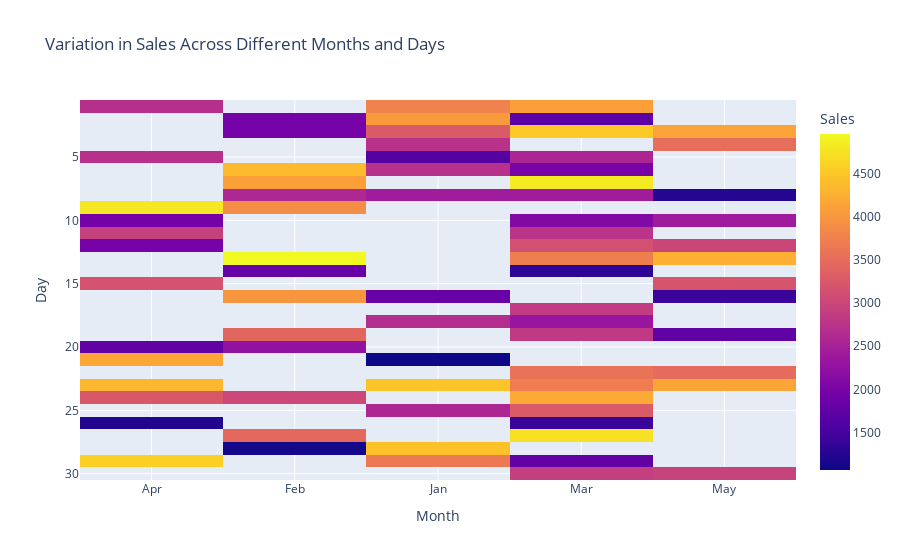

Notebook code for this chart:
### Code cell
# Heatmap for Sales Data:
import plotly.express as px
import numpy as np
import pandas as pd

# Generate the sales dataset
np.random.seed(20)
data = {
    'Month': np.random.choice(['Jan', 'Feb', 'Mar', 'Apr', 'May'], 100),
    'Day': np.random.choice(range(1, 31), 100),
    'Sales': np.random.randint(1000, 5000, 100)
}
df = pd.DataFrame(data)

# Create a pivot table for the heatmap
pivot_table = df.pivot_table(values='Sales', index='Day', columns='Month', aggfunc='mean')

# Create a heatmap
fig = px.imshow(pivot_table, labels=dict(x='Month', y='Day', color='Sales'), title='Variation in Sales Across Different Months and Days')
fig.show()

### Figure 1 — Plotly figure (JSON) as saved in the notebook; plotly's stock layout.template omitted (floating-point values rounded to 4 significant figures; data arrays with more than 128 entries replaced by an {"elided": "..."} marker saying what was removed)
{"data": [{"coloraxis": "coloraxis", "hovertemplate": "Month: %{x}<br>Day: %{y}<br>Sales: %{z}<extra></extra>", "name": "0", "type": "heatmap", "x": ["Apr", "Feb", "Jan", "Mar", "May"], "xaxis": "x", "y": [1, 2, 3, 4, 5, 6, 7, 8, 9, 10, 11, 12, 13, 14, 15, 16, 17, 18, 19, 20, 21, 22, 23, 24, 25, 26, 27, 28, 29, 30], "yaxis": "y", "z": {"elided": "30x5 float values"}}], "layout": {"autosize": true, "coloraxis": {"colorbar": {"title": {"text": "Sales"}}, "colorscale": [[0, "#0d0887"], [0.1111, "#46039f"], [0.2222, "#7201a8"], [0.3333, "#9c179e"], [0.4444, "#bd3786"], [0.5556, "#d8576b"], [0.6667, "#ed7953"], [0.7778, "#fb9f3a"], [0.8889, "#fdca26"], [1, "#f0f921"]]}, "title": {"text": "Variation in Sales Across Different Months and Days"}, "xaxis": {"anchor": "y", "autorange": true, "constrain": "domain", "domain": [0, 1], "range": [-0.5, 4.5], "scaleanchor": "y", "title": {"text": "Month"}, "type": "category"}, "yaxis": {"anchor": "x", "autorange": true, "constrain": "domain", "domain": [0, 1], "range": [30.5, 0.5], "title": {"text": "Day"}, "type": "linear"}}}
